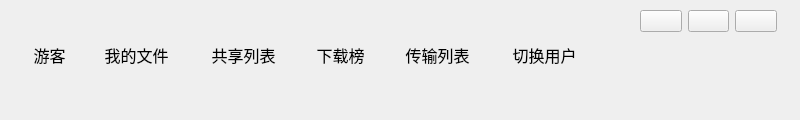
<?xml version="1.0" encoding="UTF-8"?>
<ui version="4.0">
 <class>ButtonGroup</class>
 <widget class="QWidget" name="ButtonGroup">
  <property name="geometry">
   <rect>
    <x>0</x>
    <y>0</y>
    <width>800</width>
    <height>120</height>
   </rect>
  </property>
  <property name="windowTitle">
   <string>Form</string>
  </property>
  <widget class="QToolButton" name="btnUser">
   <property name="geometry">
    <rect>
     <x>16</x>
     <y>10</y>
     <width>67</width>
     <height>90</height>
    </rect>
   </property>
   <property name="font">
    <font>
     <family>黑体</family>
     <pointsize>12</pointsize>
    </font>
   </property>
   <property name="text">
    <string>游客</string>
   </property>
   <property name="icon">
    <iconset resource="images.qrc">
     <normaloff>:/images/main/title_user.png</normaloff>:/images/main/title_user.png</iconset>
   </property>
   <property name="iconSize">
    <size>
     <width>60</width>
     <height>60</height>
    </size>
   </property>
   <property name="toolButtonStyle">
    <enum>Qt::ToolButtonTextUnderIcon</enum>
   </property>
   <property name="autoRaise">
    <bool>true</bool>
   </property>
  </widget>
  <widget class="QToolButton" name="btnTransform">
   <property name="geometry">
    <rect>
     <x>384</x>
     <y>10</y>
     <width>107</width>
     <height>90</height>
    </rect>
   </property>
   <property name="font">
    <font>
     <family>黑体</family>
     <pointsize>12</pointsize>
    </font>
   </property>
   <property name="text">
    <string>传输列表</string>
   </property>
   <property name="icon">
    <iconset resource="images.qrc">
     <normaloff>:/images/main/title_data.png</normaloff>:/images/main/title_data.png</iconset>
   </property>
   <property name="iconSize">
    <size>
     <width>60</width>
     <height>60</height>
    </size>
   </property>
   <property name="toolButtonStyle">
    <enum>Qt::ToolButtonTextUnderIcon</enum>
   </property>
   <property name="autoRaise">
    <bool>true</bool>
   </property>
  </widget>
  <widget class="QToolButton" name="btnDownload">
   <property name="geometry">
    <rect>
     <x>297</x>
     <y>10</y>
     <width>87</width>
     <height>90</height>
    </rect>
   </property>
   <property name="font">
    <font>
     <family>黑体</family>
     <pointsize>12</pointsize>
    </font>
   </property>
   <property name="text">
    <string>下载榜</string>
   </property>
   <property name="icon">
    <iconset resource="images.qrc">
     <normaloff>:/images/main/title_hot.png</normaloff>:/images/main/title_hot.png</iconset>
   </property>
   <property name="iconSize">
    <size>
     <width>60</width>
     <height>60</height>
    </size>
   </property>
   <property name="toolButtonStyle">
    <enum>Qt::ToolButtonTextUnderIcon</enum>
   </property>
   <property name="autoRaise">
    <bool>true</bool>
   </property>
  </widget>
  <widget class="QToolButton" name="btnSwitchUser">
   <property name="geometry">
    <rect>
     <x>491</x>
     <y>10</y>
     <width>107</width>
     <height>90</height>
    </rect>
   </property>
   <property name="font">
    <font>
     <family>黑体</family>
     <pointsize>12</pointsize>
    </font>
   </property>
   <property name="text">
    <string>切换用户</string>
   </property>
   <property name="icon">
    <iconset resource="images.qrc">
     <normaloff>:/images/main/title_data.png</normaloff>:/images/main/title_data.png</iconset>
   </property>
   <property name="iconSize">
    <size>
     <width>60</width>
     <height>60</height>
    </size>
   </property>
   <property name="toolButtonStyle">
    <enum>Qt::ToolButtonTextUnderIcon</enum>
   </property>
   <property name="autoRaise">
    <bool>true</bool>
   </property>
  </widget>
  <widget class="QToolButton" name="btnMyFile">
   <property name="geometry">
    <rect>
     <x>83</x>
     <y>10</y>
     <width>107</width>
     <height>90</height>
    </rect>
   </property>
   <property name="font">
    <font>
     <family>黑体</family>
     <pointsize>12</pointsize>
    </font>
   </property>
   <property name="text">
    <string>我的文件</string>
   </property>
   <property name="icon">
    <iconset resource="images.qrc">
     <normaloff>:/images/main/title_file.png</normaloff>:/images/main/title_file.png</iconset>
   </property>
   <property name="iconSize">
    <size>
     <width>60</width>
     <height>60</height>
    </size>
   </property>
   <property name="toolButtonStyle">
    <enum>Qt::ToolButtonTextUnderIcon</enum>
   </property>
   <property name="autoRaise">
    <bool>true</bool>
   </property>
  </widget>
  <widget class="QToolButton" name="btnShare">
   <property name="geometry">
    <rect>
     <x>190</x>
     <y>10</y>
     <width>107</width>
     <height>90</height>
    </rect>
   </property>
   <property name="font">
    <font>
     <family>黑体</family>
     <pointsize>12</pointsize>
    </font>
   </property>
   <property name="text">
    <string>共享列表</string>
   </property>
   <property name="icon">
    <iconset resource="images.qrc">
     <normaloff>:/images/main/title_share.png</normaloff>:/images/main/title_share.png</iconset>
   </property>
   <property name="iconSize">
    <size>
     <width>60</width>
     <height>60</height>
    </size>
   </property>
   <property name="toolButtonStyle">
    <enum>Qt::ToolButtonTextUnderIcon</enum>
   </property>
   <property name="autoRaise">
    <bool>true</bool>
   </property>
  </widget>
  <widget class="QWidget" name="widget" native="true">
   <property name="geometry">
    <rect>
     <x>630</x>
     <y>10</y>
     <width>161</width>
     <height>81</height>
    </rect>
   </property>
   <property name="styleSheet">
    <string notr="true"/>
   </property>
   <widget class="QWidget" name="layoutWidget">
    <property name="geometry">
     <rect>
      <x>10</x>
      <y>0</y>
      <width>137</width>
      <height>71</height>
     </rect>
    </property>
    <layout class="QGridLayout" name="gridLayout">
     <item row="0" column="0">
      <widget class="QPushButton" name="btnMin">
       <property name="styleSheet">
        <string notr="true">border-image: url(:/images/main/window/title_min.png);</string>
       </property>
       <property name="text">
        <string/>
       </property>
      </widget>
     </item>
     <item row="0" column="1">
      <widget class="QPushButton" name="btnMax">
       <property name="styleSheet">
        <string notr="true">border-image: url(:/images/main/window/title_max.png);</string>
       </property>
       <property name="text">
        <string/>
       </property>
      </widget>
     </item>
     <item row="0" column="2">
      <widget class="QPushButton" name="btnClose">
       <property name="styleSheet">
        <string notr="true">border-image: url(:/images/main/window/title_close.png);</string>
       </property>
       <property name="text">
        <string/>
       </property>
      </widget>
     </item>
     <item row="1" column="0" colspan="3">
      <widget class="QWidget" name="widget_2" native="true"/>
     </item>
    </layout>
   </widget>
  </widget>
 </widget>
 <resources>
  <include location="images.qrc"/>
 </resources>
 <connections/>
</ui>
